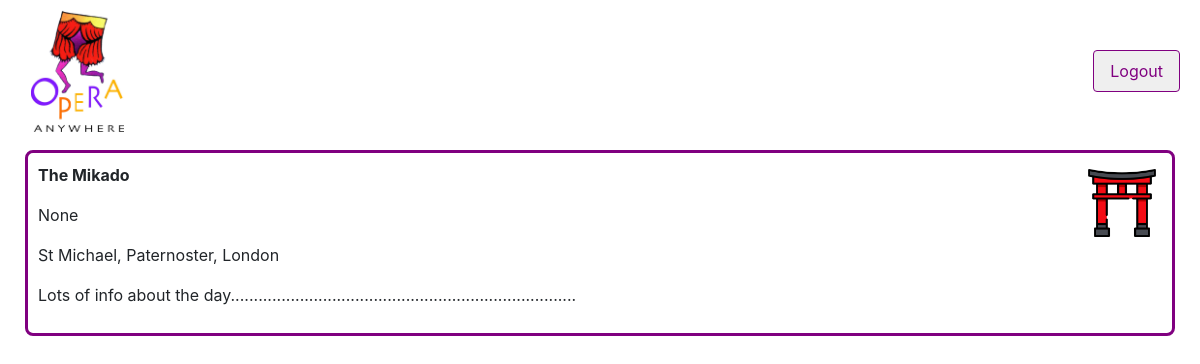
Before: /events/1/ (signed in) with the older database file.
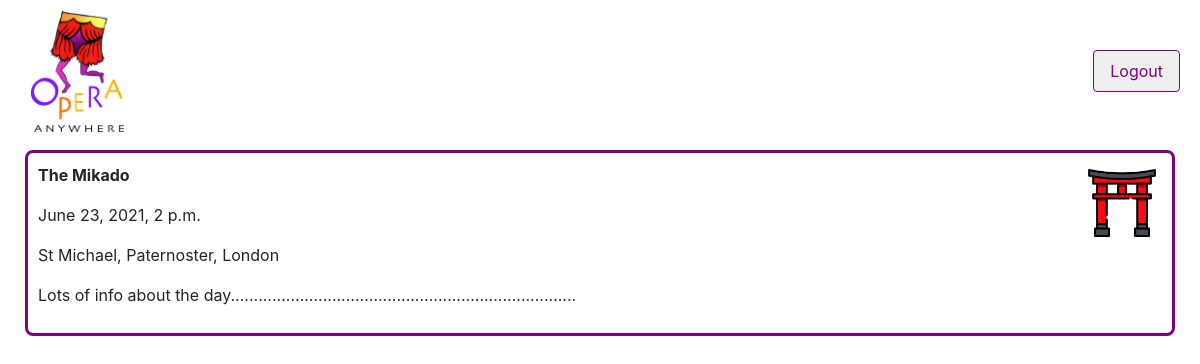
After: the same page with the newer database file.
### events/models.py (models this page shows, shortened)
class Event(models.Model):
    production = models.CharField(max_length=100)
    thumb = models.ImageField(default='default.png', blank=True)
    performance_date = models.DateTimeField(blank=True)
    location = models.TextField(blank=True)
    body = models.TextField()
    posting_date = models.DateTimeField(auto_now_add=True)
    class Meta:
        ordering = ['performance_date']

### events/views.py (the view)
# urls.py: path('<id>/', views.event_detail, name="detail"),
@login_required(login_url="/accounts/login/")
def event_detail(request, id):
    event = Event.objects.get(id=id)
    return render(request, 'events/event_detail.html', {'event':event})

### events/templates/events/event_detail.html
{% extends 'base_layout.html' %}
{% load static %}
{% block content%}
<div class="event-detail">
  <img class="event-details-icons" src="{{ event.thumb.url }}"/>
  <p class="thick">{{ event.production }}</p>
  <p>{{ event.performance_date }}</p>
  <p>{{ event.location }}</p>
  <p>{{ event.body|safe }}</p>
</div>
{% endblock %}

Changed rows visible on the page:
changed Event "The Mikado": performance_date "None" → "June 23, 2021, 2 p.m."
